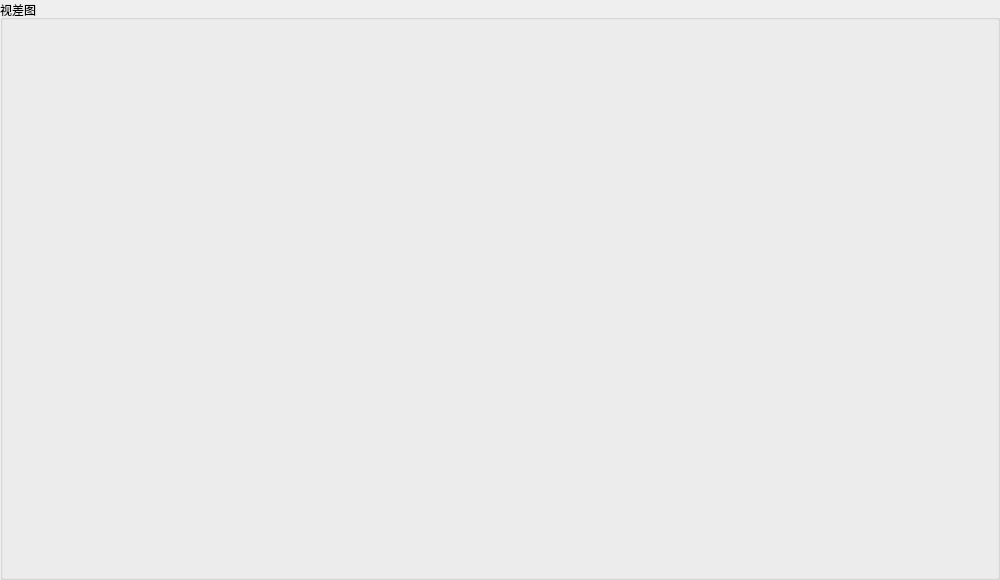
   <widget class="QGroupBox" name="groupBox_DisparityImgShow">
    <property name="geometry">
     <rect>
      <x>980</x>
      <y>610</y>
      <width>1000</width>
      <height>580</height>
     </rect>
    </property>
    <property name="title">
     <string>视差图</string>
    </property>
    <widget class="QLabel" name="ImgLabelLeft_2">
     <property name="enabled">
      <bool>true</bool>
     </property>
     <property name="geometry">
      <rect>
       <x>20</x>
       <y>20</y>
       <width>300</width>
       <height>300</height>
      </rect>
     </property>
     <property name="minimumSize">
      <size>
       <width>0</width>
       <height>0</height>
      </size>
     </property>
     <property name="maximumSize">
      <size>
       <width>10000</width>
       <height>10000</height>
      </size>
     </property>
     <property name="text">
      <string/>
     </property>
    </widget>
    <widget class="QLabel" name="ImgLabelRight_2">
     <property name="geometry">
      <rect>
       <x>320</x>
       <y>20</y>
       <width>300</width>
       <height>300</height>
      </rect>
     </property>
     <property name="minimumSize">
      <size>
       <width>0</width>
       <height>0</height>
      </size>
     </property>
     <property name="maximumSize">
      <size>
       <width>10000</width>
       <height>10000</height>
      </size>
     </property>
     <property name="text">
      <string/>
     </property>
    </widget>
    <widget class="QLabel" name="ImgLabelDisparity">
     <property name="enabled">
      <bool>true</bool>
     </property>
     <property name="geometry">
      <rect>
       <x>20</x>
       <y>20</y>
       <width>960</width>
       <height>540</height>
      </rect>
     </property>
     <property name="minimumSize">
      <size>
       <width>0</width>
       <height>0</height>
      </size>
     </property>
     <property name="maximumSize">
      <size>
       <width>10000</width>
       <height>10000</height>
      </size>
     </property>
     <property name="text">
      <string/>
     </property>
    </widget>
    <widget class="QLabel" name="label_ImgName_2">
     <property name="geometry">
      <rect>
       <x>480</x>
       <y>310</y>
       <width>154</width>
       <height>25</height>
      </rect>
     </property>
     <property name="text">
      <string/>
     </property>
    </widget>
   </widget>
